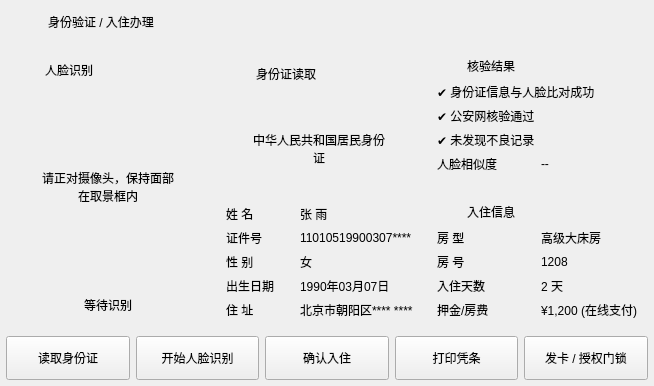
        <widget class="QWidget" name="pageCheckin">
         <layout class="QVBoxLayout" name="checkinLayout">
          <property name="spacing"><number>8</number></property>
          <property name="leftMargin"><number>6</number></property>
          <property name="topMargin"><number>6</number></property>
          <property name="rightMargin"><number>6</number></property>
          <property name="bottomMargin"><number>6</number></property>
          <item>
           <layout class="QHBoxLayout" name="checkinTitleRow">
            <property name="spacing"><number>10</number></property>
            <item>
             <widget class="QLabel" name="checkinTitleIcon">
              <property name="objectName"><string>sectionIcon</string></property>
              <property name="minimumSize"><size><width>32</width><height>32</height></size></property>
              <property name="maximumSize"><size><width>32</width><height>32</height></size></property>
             </widget>
            </item>
            <item>
             <widget class="QLabel" name="checkinHeader">
              <property name="objectName"><string>pageTitle</string></property>
              <property name="text"><string>身份验证 / 入住办理</string></property>
             </widget>
            </item>
           </layout>
          </item>
          <item>
           <layout class="QHBoxLayout" name="checkinRow1">
            <property name="spacing"><number>6</number></property>
            <item>
             <widget class="QFrame" name="faceCard">
              <property name="objectName"><string>panelCard</string></property>
              <property name="minimumSize"><size><width>205</width><height>245</height></size></property>
              <layout class="QVBoxLayout" name="faceCardLayout">
               <item>
                <layout class="QHBoxLayout" name="faceTitleRow">
                 <property name="spacing"><number>8</number></property>
                 <item>
                  <widget class="QLabel" name="faceTitleIcon">
                   <property name="objectName"><string>sectionIcon</string></property>
                   <property name="minimumSize"><size><width>22</width><height>22</height></size></property>
                   <property name="maximumSize"><size><width>22</width><height>22</height></size></property>
                  </widget>
                 </item>
                 <item>
                  <widget class="QLabel" name="faceTitle">
                   <property name="objectName"><string>cardTitle</string></property>
                   <property name="text"><string>人脸识别</string></property>
                  </widget>
                 </item>
                </layout>
               </item>
               <item>
                <widget class="QFrame" name="facePreview">
                 <property name="objectName"><string>roomImageBox</string></property>
                 <property name="minimumSize"><size><width>0</width><height>195</height></size></property>
                 <layout class="QHBoxLayout" name="facePreviewLayout">
                  <item alignment="Qt::AlignCenter">
                   <widget class="QLabel" name="faceHint">
                    <property name="objectName"><string>pageHint</string></property>
                    <property name="text"><string>请正对摄像头，保持面部在取景框内</string></property>
                    <property name="wordWrap"><bool>true</bool></property>
                    <property name="alignment"><set>Qt::AlignCenter</set></property>
                   </widget>
                  </item>
                 </layout>
                </widget>
               </item>
               <item alignment="Qt::AlignCenter">
                <widget class="QLabel" name="faceStatus">
                 <property name="objectName"><string>statusPill</string></property>
                 <property name="text"><string>等待识别</string></property>
                </widget>
               </item>
              </layout>
             </widget>
            </item>
            <item>
             <widget class="QFrame" name="idCard">
              <property name="objectName"><string>panelCard</string></property>
              <property name="minimumSize"><size><width>205</width><height>245</height></size></property>
              <layout class="QVBoxLayout" name="idCardLayout">
               <item>
                <layout class="QHBoxLayout" name="idTitleRow">
                 <property name="spacing"><number>8</number></property>
                 <item>
                  <widget class="QLabel" name="idTitleIcon">
                   <property name="objectName"><string>sectionIcon</string></property>
                   <property name="minimumSize"><size><width>22</width><height>22</height></size></property>
                   <property name="maximumSize"><size><width>22</width><height>22</height></size></property>
                  </widget>
                 </item>
                 <item>
                  <widget class="QLabel" name="idTitle">
                   <property name="objectName"><string>cardTitle</string></property>
                   <property name="text"><string>身份证读取</string></property>
                  </widget>
                 </item>
                </layout>
               </item>
               <item>
                <widget class="QFrame" name="idImage">
                 <property name="objectName"><string>idImageBox</string></property>
                 <property name="minimumSize"><size><width>0</width><height>100</height></size></property>
                 <layout class="QHBoxLayout" name="idImageLayout">
                  <item alignment="Qt::AlignCenter">
                   <widget class="QLabel" name="idImageText">
                    <property name="objectName"><string>idImageText</string></property>
                    <property name="text"><string>中华人民共和国居民身份证</string></property>
                    <property name="wordWrap"><bool>true</bool></property>
                    <property name="alignment"><set>Qt::AlignCenter</set></property>
                   </widget>
                  </item>
                 </layout>
                </widget>
               </item>
               <item>
                <layout class="QGridLayout" name="idGrid">
                 <property name="spacing"><number>6</number></property>
                 <item row="0" column="0">
                  <widget class="QLabel" name="idLabelName">
                   <property name="objectName"><string>idLabel</string></property>
                   <property name="text"><string>姓 名</string></property>
                  </widget>
                 </item>
                 <item row="0" column="1">
                  <widget class="QLabel" name="idValueName">
                   <property name="objectName"><string>idValue</string></property>
                   <property name="text"><string>张 雨</string></property>
                  </widget>
                 </item>
                 <item row="1" column="0">
                  <widget class="QLabel" name="idLabelId">
                   <property name="objectName"><string>idLabel</string></property>
                   <property name="text"><string>证件号</string></property>
                  </widget>
                 </item>
                 <item row="1" column="1">
                  <widget class="QLabel" name="idValueId">
                   <property name="objectName"><string>idValue</string></property>
                   <property name="text"><string>11010519900307****</string></property>
                  </widget>
                 </item>
                 <item row="2" column="0">
                  <widget class="QLabel" name="idLabelGender">
                   <property name="objectName"><string>idLabel</string></property>
                   <property name="text"><string>性 别</string></property>
                  </widget>
                 </item>
                 <item row="2" column="1">
                  <widget class="QLabel" name="idValueGender">
                   <property name="objectName"><string>idValue</string></property>
                   <property name="text"><string>女</string></property>
                  </widget>
                 </item>
                 <item row="3" column="0">
                  <widget class="QLabel" name="idLabelBirth">
                   <property name="objectName"><string>idLabel</string></property>
                   <property name="text"><string>出生日期</string></property>
                  </widget>
                 </item>
                 <item row="3" column="1">
                  <widget class="QLabel" name="idValueBirth">
                   <property name="objectName"><string>idValue</string></property>
                   <property name="text"><string>1990年03月07日</string></property>
                  </widget>
                 </item>
                 <item row="4" column="0">
                  <widget class="QLabel" name="idLabelAddr">
                   <property name="objectName"><string>idLabel</string></property>
                   <property name="text"><string>住 址</string></property>
                  </widget>
                 </item>
                 <item row="4" column="1">
                  <widget class="QLabel" name="idValueAddr">
                   <property name="objectName"><string>idValue</string></property>
                   <property name="text"><string>北京市朝阳区**** ****</string></property>
                  </widget>
                 </item>
                </layout>
               </item>
              </layout>
             </widget>
            </item>
            <item>
             <layout class="QVBoxLayout" name="checkinResultLayout">
              <property name="spacing"><number>10</number></property>
              <item>
               <widget class="QFrame" name="resultCard">
                <property name="objectName"><string>panelCard</string></property>
                <property name="minimumSize"><size><width>220</width><height>130</height></size></property>
                <layout class="QVBoxLayout" name="resultCardLayout">
                 <property name="spacing"><number>6</number></property>
                 <item>
                  <layout class="QHBoxLayout" name="resultTitleRow">
                   <property name="spacing"><number>8</number></property>
                   <item>
                    <widget class="QLabel" name="resultTitleIcon">
                     <property name="objectName"><string>sectionIcon</string></property>
                     <property name="minimumSize"><size><width>22</width><height>22</height></size></property>
                     <property name="maximumSize"><size><width>22</width><height>22</height></size></property>
                    </widget>
                   </item>
                   <item>
                    <widget class="QLabel" name="resultTitle">
                     <property name="objectName"><string>cardTitle</string></property>
                     <property name="text"><string>核验结果</string></property>
                    </widget>
                   </item>
                  </layout>
                 </item>
                 <item>
                  <widget class="QLabel" name="resultItem1">
                   <property name="objectName"><string>resultOk</string></property>
                   <property name="text"><string>✔ 身份证信息与人脸比对成功</string></property>
                  </widget>
                 </item>
                 <item>
                  <widget class="QLabel" name="resultItem2">
                   <property name="objectName"><string>resultOk</string></property>
                   <property name="text"><string>✔ 公安网核验通过</string></property>
                  </widget>
                 </item>
                 <item>
                  <widget class="QLabel" name="resultItem3">
                   <property name="objectName"><string>resultOk</string></property>
                   <property name="text"><string>✔ 未发现不良记录</string></property>
                  </widget>
                 </item>
                 <item>
                  <layout class="QHBoxLayout" name="similarityLayout">
                   <item>
                    <widget class="QLabel" name="similarityLabel">
                     <property name="objectName"><string>cardSub</string></property>
                     <property name="text"><string>人脸相似度</string></property>
                    </widget>
                   </item>
                   <item>
                    <widget class="QLabel" name="similarityValue">
                     <property name="objectName"><string>heroAccent</string></property>
                     <property name="text"><string>--</string></property>
                    </widget>
                   </item>
                  </layout>
                 </item>
                </layout>
               </widget>
              </item>
              <item>
               <widget class="QFrame" name="roomInfoCard">
                <property name="objectName"><string>panelCard</string></property>
                <property name="minimumSize"><size><width>195</width><height>130</height></size></property>
                <layout class="QVBoxLayout" name="roomInfoCardLayout">
                 <property name="spacing"><number>6</number></property>
                 <item>
                  <layout class="QHBoxLayout" name="roomInfoTitleRow">
                   <property name="spacing"><number>8</number></property>
                   <item>
                    <widget class="QLabel" name="roomInfoTitleIcon">
                     <property name="objectName"><string>sectionIcon</string></property>
                     <property name="minimumSize"><size><width>22</width><height>22</height></size></property>
                     <property name="maximumSize"><size><width>22</width><height>22</height></size></property>
                    </widget>
                   </item>
                   <item>
                    <widget class="QLabel" name="roomInfoTitle">
                     <property name="objectName"><string>cardTitle</string></property>
                     <property name="text"><string>入住信息</string></property>
                    </widget>
                   </item>
                  </layout>
                 </item>
                 <item>
                  <layout class="QGridLayout" name="roomInfoGrid">
                   <property name="spacing"><number>6</number></property>
                   <item row="0" column="0">
                    <widget class="QLabel" name="roomInfoLabelType">
                     <property name="objectName"><string>roomInfoLabel</string></property>
                     <property name="text"><string>房 型</string></property>
                    </widget>
                   </item>
                   <item row="0" column="1">
                    <widget class="QLabel" name="roomInfoValueType">
                     <property name="objectName"><string>roomInfoValue</string></property>
                     <property name="text"><string>高级大床房</string></property>
                    </widget>
                   </item>
                   <item row="1" column="0">
                    <widget class="QLabel" name="roomInfoLabelNo">
                     <property name="objectName"><string>roomInfoLabel</string></property>
                     <property name="text"><string>房 号</string></property>
                    </widget>
                   </item>
                   <item row="1" column="1">
                    <widget class="QLabel" name="roomInfoValueNo">
                     <property name="objectName"><string>roomInfoValue</string></property>
                     <property name="text"><string>1208</string></property>
                    </widget>
                   </item>
                   <item row="2" column="0">
                    <widget class="QLabel" name="roomInfoLabelDays">
                     <property name="objectName"><string>roomInfoLabel</string></property>
                     <property name="text"><string>入住天数</string></property>
                    </widget>
                   </item>
                   <item row="2" column="1">
                    <widget class="QLabel" name="roomInfoValueDays">
                     <property name="objectName"><string>roomInfoValue</string></property>
                     <property name="text"><string>2 天</string></property>
                    </widget>
                   </item>
                   <item row="3" column="0">
                    <widget class="QLabel" name="roomInfoLabelFee">
                     <property name="objectName"><string>roomInfoLabel</string></property>
                     <property name="text"><string>押金/房费</string></property>
                    </widget>
                   </item>
                   <item row="3" column="1">
                    <widget class="QLabel" name="roomInfoValueFee">
                     <property name="objectName"><string>roomInfoValue</string></property>
                     <property name="text"><string>¥1,200 (在线支付)</string></property>
                    </widget>
                   </item>
                  </layout>
                 </item>
                </layout>
               </widget>
              </item>
             </layout>
            </item>
           </layout>
          </item>
          <item>
           <layout class="QHBoxLayout" name="checkinActions">
            <property name="spacing"><number>6</number></property>
            <item>
             <widget class="QPushButton" name="btnReadId">
              <property name="objectName"><string>actionBtn</string></property>
              <property name="minimumSize"><size><width>0</width><height>44</height></size></property>
              <property name="cursor"><cursorShape>PointingHandCursor</cursorShape></property>
              <property name="text"><string>读取身份证</string></property>
              <property name="icon">
               <iconset resource="icons.qrc"><normaloff>:/icons/id-card.png</normaloff></iconset>
              </property>
             </widget>
            </item>
            <item>
             <widget class="QPushButton" name="btnStartFace">
              <property name="objectName"><string>actionBtn</string></property>
              <property name="minimumSize"><size><width>0</width><height>44</height></size></property>
              <property name="cursor"><cursorShape>PointingHandCursor</cursorShape></property>
              <property name="text"><string>开始人脸识别</string></property>
              <property name="icon">
               <iconset resource="icons.qrc"><normaloff>:/icons/face.png</normaloff></iconset>
              </property>
             </widget>
            </item>
            <item>
             <widget class="QPushButton" name="btnConfirmCheckin">
              <property name="objectName"><string>actionBtnPrimary</string></property>
              <property name="minimumSize"><size><width>0</width><height>44</height></size></property>
              <property name="cursor"><cursorShape>PointingHandCursor</cursorShape></property>
              <property name="text"><string>确认入住</string></property>
              <property name="icon">
               <iconset resource="icons.qrc"><normaloff>:/icons/check.png</normaloff></iconset>
              </property>
             </widget>
            </item>
            <item>
             <widget class="QPushButton" name="btnPrint">
              <property name="objectName"><string>actionBtn</string></property>
              <property name="minimumSize"><size><width>0</width><height>44</height></size></property>
              <property name="cursor"><cursorShape>PointingHandCursor</cursorShape></property>
              <property name="text"><string>打印凭条</string></property>
              <property name="icon">
               <iconset resource="icons.qrc"><normaloff>:/icons/printer.png</normaloff></iconset>
              </property>
             </widget>
            </item>
            <item>
             <widget class="QPushButton" name="btnCardAuth">
              <property name="objectName"><string>actionBtn</string></property>
              <property name="minimumSize"><size><width>0</width><height>44</height></size></property>
              <property name="cursor"><cursorShape>PointingHandCursor</cursorShape></property>
              <property name="text"><string>发卡 / 授权门锁</string></property>
              <property name="icon">
               <iconset resource="icons.qrc"><normaloff>:/icons/lock.png</normaloff></iconset>
              </property>
             </widget>
            </item>
           </layout>
          </item>
         </layout>
        </widget>
